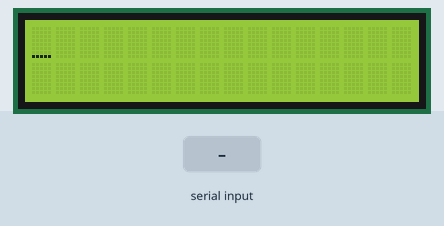
A sketch run on a simulated Arduino Uno, built with avr-gcc and run on an emulated ATmega328P. Parts: 16×2 character LCD. The test bench sets the inputs (shaded band).

Above: at 1.2 s.
1.3 s: byte 30 received over Serial
At 1.9 s:
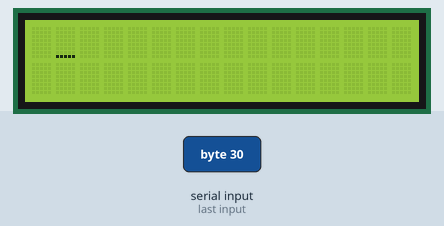
2.8 s: byte 90 received over Serial
At 3.1 s:
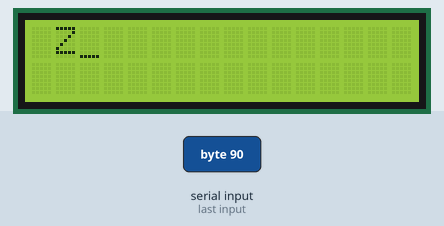
4.3 s: byte 120 received over Serial
At 5.4 s:
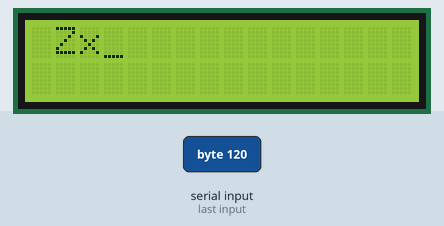
5.8 s: byte 30 received over Serial
At 6.6 s:
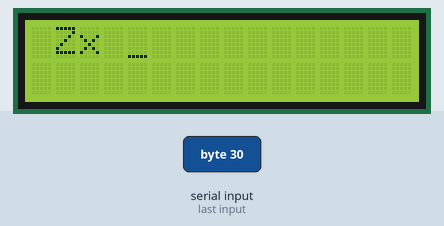
7.3 s: byte 90 received over Serial
At 7.7 s:
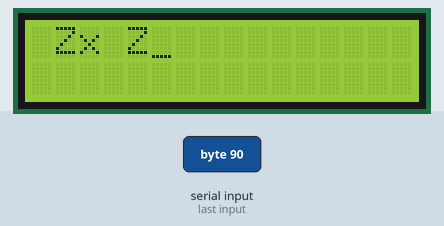
8.8 s: byte 120 received over Serial
At 10.0 s:
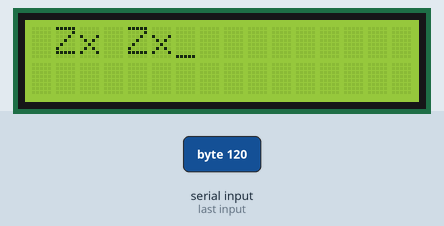
Timing chart, 0 to 11.3 s (numbered marks = the images above; inputs shaded):
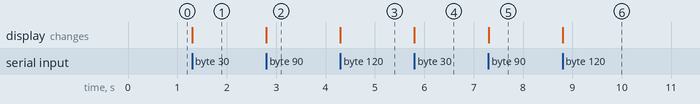

Measured:
- after the input at 1.3 s, the display: changes at once (image 1)
- after the input at 2.8 s, the display: changes at once (image 2)
- after the input at 4.3 s, the display: changes at once (image 3)
- after the input at 5.8 s, the display: changes at once (image 4)
- after the input at 7.3 s, the display: changes at once (image 5)
- after the input at 8.8 s, the display: changes at once (image 6)

The sketch:

A19-reciver.ino
```cpp
// (licence header left out)
// include the character LCD library:
#include <LiquidCrystal.h>

// initialize LCD library with the numbers of the interface pins
LiquidCrystal lcd(12, 11, 5, 4, 3, 2);

// the setup routine runs once when you press reset:
void setup() {
  // initialize serial (UART):
  Serial.begin(9600);
  // set up the LCD's number of columns and rows:
  lcd.begin(16, 2);
  lcd.cursor();
}

// the loop routine runs over and over again forever:
void loop() {

}

// SerialEvent occurs whenever a new data comes in the
// hardware serial RX.  This routine is run between each
// time loop() runs, so using delay inside loop can delay
// response.  Multiple bytes of data may be available.
void serialEvent() {
  while (Serial.available()) {
    // receive byte as a character
    char inChar = Serial.read();
    // print the character
    lcd.write(inChar);
  }
}
```
